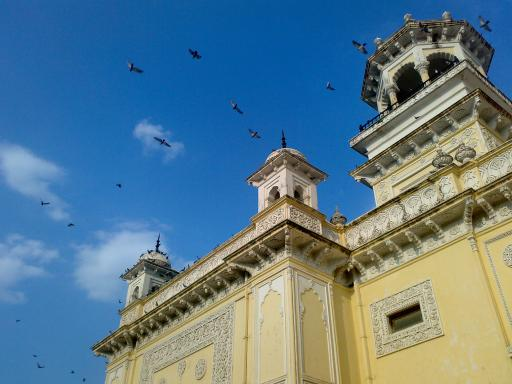
#> input picture sample/home.jpg, 512 x 384 px
$ jupyter execute 'Histograms 1 Find Plot Analyze.ipynb'
#> lines starting #> are read from the running program, lines starting #| are printed output that depends on the picture
[cell 1]
import cv2
import numpy as np

[cell 2]
img = cv2.imread('sample/home.jpg',0)
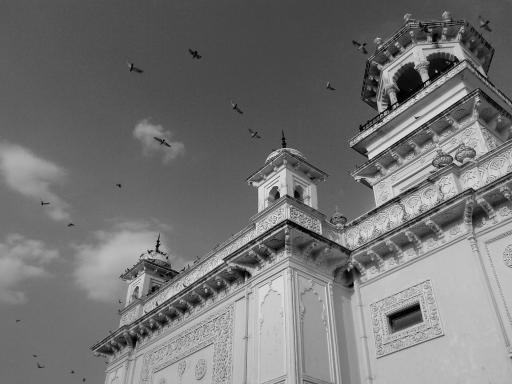
#> img: shape (384, 512); min 0, max 255, mean 116.2
hist = cv2.calcHist([img],[0],None,[256],[0,256])
#> hist = 256 values, max 3908 at index 111, min 0 at index 242, mean 768

[cell 3]
hist
#> Out has the same summary as hist

[cell 4]
import cv2
import numpy as np
from matplotlib import pyplot as plt

img = cv2.imread('sample/home.jpg',0)
plt.hist(img.ravel(),256,[0,256]); plt.show()

[cell 5]
import cv2
import numpy as np
from matplotlib import pyplot as plt

img = cv2.imread('sample/home.jpg')
#> img is the input picture: shape (384, 512, 3); mean B, G, R 141.2, 123.9, 91.6
color = ('b','g','r')
for i,col in enumerate(color):
    histr = cv2.calcHist([img],[i],None,[256],[0,256])
    plt.plot(histr,color = col)
    plt.xlim([0,256])
plt.show()
#> figure, not shown here; curve peaks at x = 164, y = 4049; curve peaks at x = 91, y = 4328; curve peaks at x = 5, y = 2968

[cell 6]
img = cv2.imread('sample/home.jpg',0)

# create a mask
mask = np.zeros(img.shape[:2], np.uint8)
mask[100:300, 100:400] = 255
masked_img = cv2.bitwise_and(img,img,mask = mask)
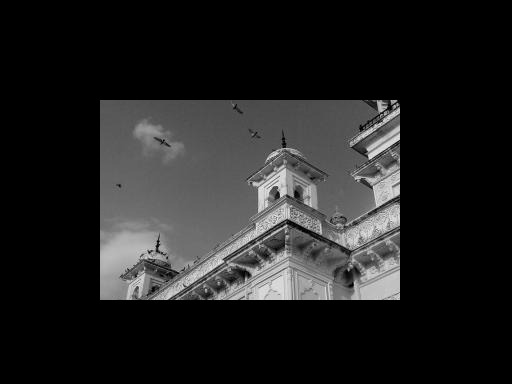
#> masked_img: shape (384, 512); min 0, max 255, mean 33.9

# Calculate histogram with mask and without mask
# Check third argument for mask
hist_full = cv2.calcHist([img],[0],None,[256],[0,256])
#> hist_full has the same summary as hist
hist_mask = cv2.calcHist([img],[0],mask,[256],[0,256])
#> hist_mask = 256 values, max 1334 at index 81, min 0 at index 242, mean 234.4

plt.subplot(221), plt.imshow(img, 'gray')
plt.subplot(222), plt.imshow(mask,'gray')
plt.subplot(223), plt.imshow(masked_img, 'gray')
plt.subplot(224), plt.plot(hist_full), plt.plot(hist_mask)
plt.xlim([0,256])

plt.show()
#> figure, not shown here; panel 4: curve peaks at x = 111, y = 3908; panel 4: curve peaks at x = 81, y = 1334

[cell 7]
import cv2
import numpy as np
from matplotlib import pyplot as plt

img = cv2.imread('sample/wiki.jpg',0)
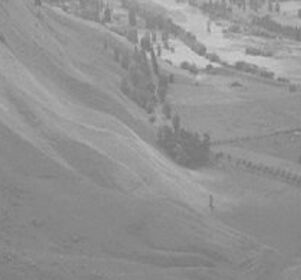
#> input picture sample/wiki.jpg, 301 x 280 px
#> img is the input picture: shape (280, 301); min 113, max 206, mean 146

hist,bins = np.histogram(img.flatten(),256,[0,256])
#> hist = 256 values, max 4810 at index 136, min 0 at index 0, mean 329.2; bins = 257 values from 0 to 256

cdf = hist.cumsum()
#> cdf = 256 values from 0 to 84280
cdf_normalized = cdf * hist.max()/ cdf.max()
#> cdf_normalized = 256 values from 0 to 4810

plt.plot(cdf_normalized, color = 'b')
plt.hist(img.flatten(),256,[0,256], color = 'r')
plt.xlim([0,256])
plt.legend(('cdf','histogram'), loc = 'upper left')
plt.show()
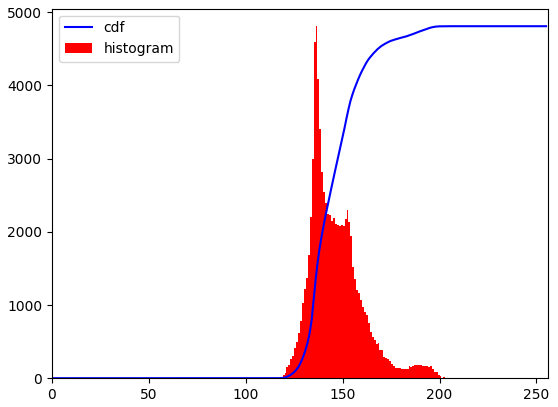
#> figure drawn by matplotlib, 1 panel; tallest bar 4810 high, from x = 136 to 137; curve peaks at x = 206, y = 4810

[cell 8]
cdf_m = np.ma.masked_equal(cdf,0)
cdf_m = (cdf_m - cdf_m.min())*255/(cdf_m.max()-cdf_m.min())
cdf = np.ma.filled(cdf_m,0).astype('uint8')
#> cdf = 256 values from 0 to 255
img2 = cdf[img]
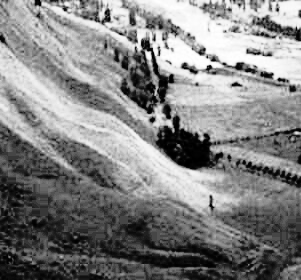
#> img2: shape (280, 301); min 0, max 255, mean 130.4
cv2.imwrite('sample/wiki1.jpg', img2)
cv2.imshow('img', img)
cv2.imshow('img1', img2)
cv2.waitKey(0)
cv2.destroyAllWindows()

[cell 9]
import cv2
import numpy as np
from matplotlib import pyplot as plt

img = cv2.imread('sample/wiki1.jpg',0)
#> img: shape (280, 301); min 0, max 255, mean 130.4

hist,bins = np.histogram(img.flatten(),256,[0,256])
#> hist = 256 values, max 1503 at index 70, min 0 at index 63, mean 329.2

cdf = hist.cumsum()
#> cdf = 256 values from 319 to 84280
cdf_normalized = cdf * hist.max()/ cdf.max()
#> cdf_normalized = 256 values from 5.69 to 1503

plt.plot(cdf_normalized, color = 'b')
plt.hist(img.flatten(),256,[0,256], color = 'r')
plt.xlim([0,256])
plt.legend(('cdf','histogram'), loc = 'upper left')
plt.show()
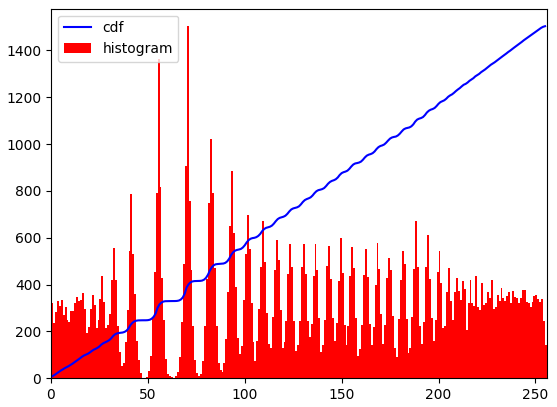
#> figure drawn by matplotlib, 1 panel; tallest bar 1503 high, from x = 70 to 71; curve peaks at x = 255, y = 1503

[cell 10]
img = cv2.imread('sample/wiki.jpg',0)
equ = cv2.equalizeHist(img)
res = np.hstack((img,equ)) #stacking images side-by-side
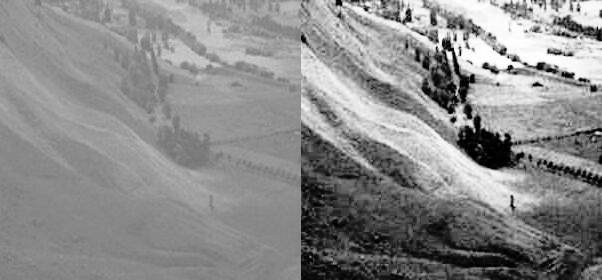
#> res: shape (280, 602); min 0, max 255, mean 138.4
cv2.imwrite('sample/wiki2.jpg',res)
#> Out = True

[cell 11]
cv2.imshow('img', img)
cv2.imshow('img1', res)
cv2.waitKey(0)
cv2.destroyAllWindows()

[cell 12]
import numpy as np
import cv2

img = cv2.imread('sample/tsukuba.png', 0)
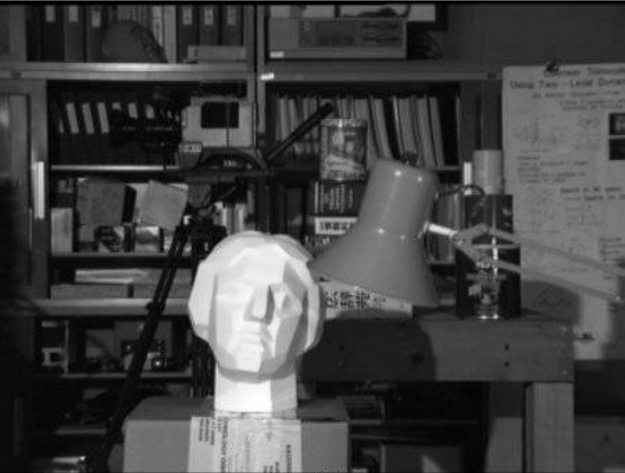
#> input picture sample/tsukuba.png, 625 x 473 px
#> img is the input picture: shape (473, 625); min 0, max 255, mean 67.2


# create a CLAHE object (Arguments are optional).
clahe = cv2.createCLAHE(clipLimit=2.0, tileGridSize=(8,8))
cl1 = clahe.apply(img)
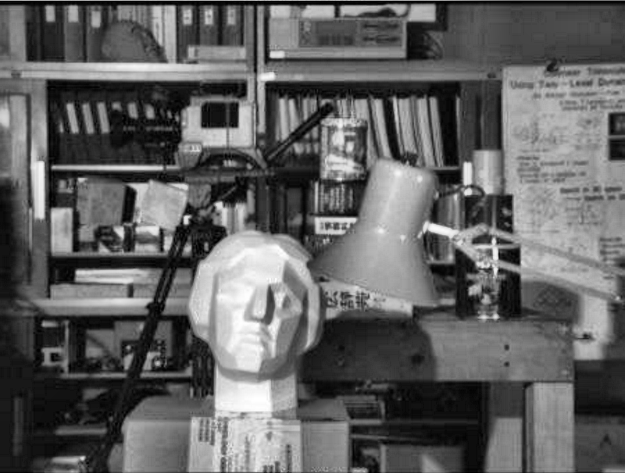
#> cl1: shape (473, 625); min 0, max 255, mean 97.2

cv2.imwrite('sample/clahe.jpg',cl1)

cl2 = cv2.imread('sample/clahe.jpg')
#> cl2: shape (473, 625, 3); min 0, max 255, mean 97.2

cv2.imshow('image', cl2)
cv2.waitKey(0)
cv2.destroyAllWindows()

[cell 13]
import cv2
import numpy as np

img = cv2.imread('sample/home.jpg')
hsv = cv2.cvtColor(img,cv2.COLOR_BGR2HSV)
#> hsv: shape (384, 512, 3); mean H, S, V 68.6, 145.7, 162.9

hist = cv2.calcHist([hsv], [0, 1], None, [180, 256], [0, 180, 0, 256])
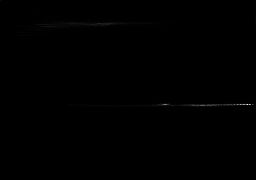
#> hist: shape (180, 256) float32; min 0, max 2776, mean 4.3; drawn with min black and max white
